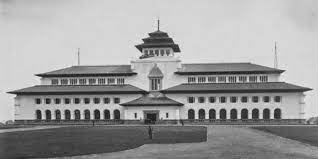
#> input picture gedung.png, 318 x 159 px
$ jupyter execute CornerDetector.ipynb
#> lines starting #> are read from the running program, lines starting #| are printed output that depends on the picture; after the words box and inside, x2 and y2 are one past the last pixel; in counts of white or black regions, pixels touching at a corner belong together
[cell 1]
# Menggunakan Shi-Tomasi GFTT untuk deteksi ujung (corner detection)

import numpy as np
import cv2
from matplotlib import pyplot as plt

# gunakan gambar
img = cv2.imread('gedung.png')
#> img is the input picture: shape (159, 318, 3); min 17, max 247, mean 156.7
gray = cv2.cvtColor(img,cv2.COLOR_BGR2GRAY)

# deteksi pojok dengan GFTT
corners = cv2.goodFeaturesToTrack(gray,3000,0.03,30)
#> corners = 20 rows, first 8: [149, 34], [111, 118], [179, 51], [272, 117], [87, 83], [52, 118], [197, 118], [227, 81]
corners = np.int0(corners)

# menampilkan jumlah titik terdeteksi dengan fungsi numpy (np.ndarray.shape)
print("jumlah titik terdeteksi = ", corners.shape[0])
#| jumlah titik terdeteksi =  20

# untuk ditampilkan di Matplotlib, urutan band dibalik
rgb = cv2.cvtColor(img,cv2.COLOR_BGR2RGB)

# perbesar ukuran hasil plotting
plt.rcParams["figure.figsize"] = (20,20)

# untuk tiap pojok yang terdeteksi, munculkan pada gambar
for i in corners:
    x,y = i.ravel()
    cv2.circle(rgb,(x,y),3,255,-1)
#> this loop made 20 passes
#> (x, y) on passes 1 to 12: (149, 34), (111, 118), (179, 51), (272, 117), (87, 83), (52, 118), (197, 118), (227, 81), (136, 73), (227, 118), (15, 95), (196, 82)
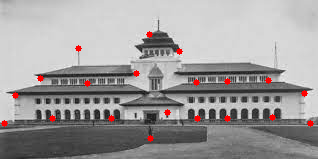
#> rgb: shape (159, 318, 3); 1.15% of pixels changed, all inside (x1, y1, x2, y2) = (1, 31, 314, 142)
plt.imshow(rgb),plt.show()


$ run again, with aden.png copied over gedung.png
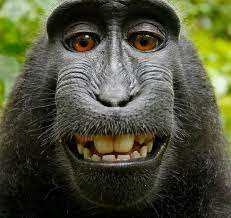
#> input picture aden.png, 231 x 218 px
#> img is the input picture: shape (218, 231, 3); mean B, G, R 56.8, 79.1, 77.3
#> `gray = cv2.cvtColor(img,cv2.COLOR_BGR2GRAY)`:
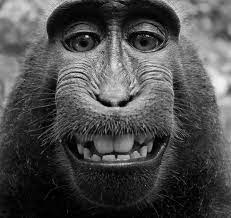
#> gray: shape (218, 231); min 0, max 242, mean 76
#> corners = 35 rows, first 8: [87, 36], [114, 155], [148, 152], [174, 108], [112, 105], [146, 35], [60, 141], [120, 64]
#| jumlah titik terdeteksi =  35
#> the loop `for i in corners:` made 35 passes
#> after the loop `for i in corners:`:
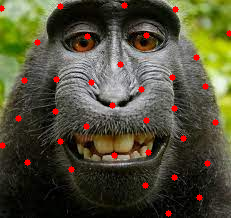
#> rgb: shape (218, 231, 3); mean R, G, B 80.7, 77.5, 55.5
